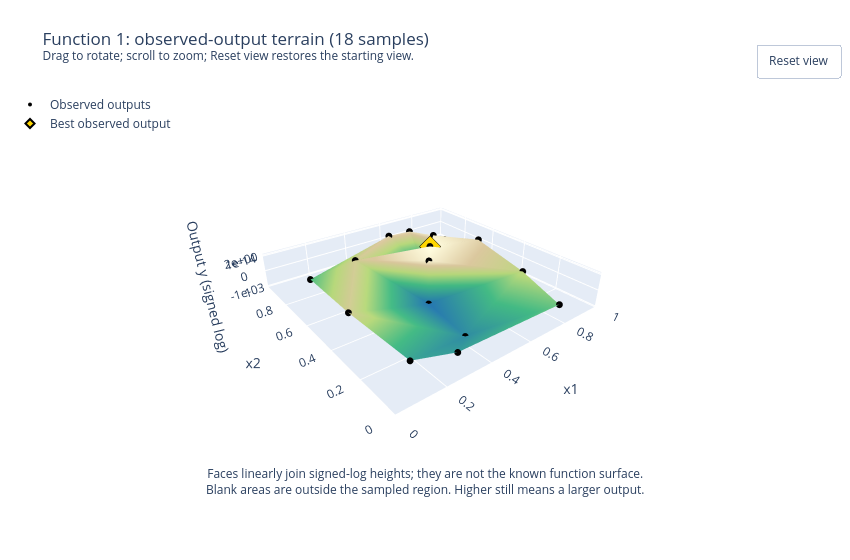

Notebook code cell kept with this figure:
### Code cell
# The terrain joins observed signed-log heights; it does not fit a model.
terrain_fig = plot_observed_terrain(
    review["inputs"].to_numpy(), review["outputs"].to_numpy(),
    title=f"Function {FUNCTION_NUMBER}: observed-output terrain ({len(review['data'])} samples)",
    heights=signed_log(review["outputs"].to_numpy(), scale=TERRAIN_SCALE),
    height_axis=dict(title="Output y (signed log)", tickmode="array",
        tickvals=signed_log(TERRAIN_TICKS, scale=TERRAIN_SCALE),
        ticktext=[f"{value:.0e}" if value else "0" for value in TERRAIN_TICKS]),
    height_description="signed-log heights", save_to=FIGURES_DIR / "observed-output-terrain.html",
    **TERRAIN_SETTINGS,
)
terrain_fig.show(config={**PLOT_CONFIG, "responsive": TERRAIN_SETTINGS["width"] is None})

### Figure 1 — Plotly figure (JSON) as saved in the notebook; plotly's stock layout.template omitted (floating-point values rounded to 4 significant figures)
{"data": [{"colorscale": [[0, "#2475b0"], [0.4, "#42b983"], [0.65, "#b6d77a"], [0.85, "#d9c69c"], [1, "#fffde0"]], "flatshading": true, "hoverinfo": "skip", "i": [11, 3, 3, 0, 0, 0, 5, 6, 10, 3, 5, 10, 0, 9, 16, 16, 2, 4, 2, 1, 7, 16, 17, 17, 2], "intensity": [121.1, 154.0, 184.9, 76.52, -197.6, -146.3, -109.3, 160.4, 119.6, 152.8, -197.7, -91.61, 0.4732, -28.98, -106.1, 186.3, 200.3, 200.3], "intensitymode": "vertex", "j": [5, 9, 5, 1, 13, 4, 6, 5, 3, 10, 10, 0, 10, 16, 0, 4, 9, 7, 7, 7, 2, 17, 2, 16, 17], "k": [8, 15, 12, 13, 8, 1, 12, 11, 15, 5, 8, 8, 15, 15, 15, 0, 14, 1, 4, 14, 14, 4, 4, 9, 9], "name": "Joined observations", "showscale": false, "type": "mesh3d", "x": [0.3194, 0.5743, 0.731, 0.8404, 0.6501, 0.4104, 0.3127, 0.6834, 0.08251, 0.8839, 0.4684, 0.1531, 0.7819, 0.1295, 0.9121, 0.5379, 0.6279, 0.6282], "y": [0.763, 0.8799, 0.733, 0.2647, 0.6815, 0.1476, 0.07872, 0.8611, 0.4035, 0.5823, 0.4354, 0.134, 0.02561, 0.8222, 0.8618, 0.5222, 0.629, 0.6292], "z": [121.1, 154.0, 184.9, 76.52, -197.6, -146.3, -109.3, 160.4, 119.6, 152.8, -197.7, -91.61, 0.4732, -28.98, -106.1, 186.3, 200.3, 200.3]}, {"customdata": [1.323e-79, 1.033e-46, 7.711e-16, 3.342e-124, -0.003606, -2.159e-54, -2.089e-91, 2.535e-40, 3.607e-81, 6.23e-48, -0.005509, -4.058e-109, 1.973e-200, -9.546e-172, -1.386e-94, 2.171e-14, 1.997, 1.997], "hovertemplate": "x1=%{x:.4f}<br>x2=%{y:.4f}<br>Output y=%{customdata:.3e}<extra></extra>", "marker": {"color": "black", "size": 4}, "mode": "markers", "name": "Observed outputs", "type": "scatter3d", "x": [0.3194, 0.5743, 0.731, 0.8404, 0.6501, 0.4104, 0.3127, 0.6834, 0.08251, 0.8839, 0.4684, 0.1531, 0.7819, 0.1295, 0.9121, 0.5379, 0.6279, 0.6282], "y": [0.763, 0.8799, 0.733, 0.2647, 0.6815, 0.1476, 0.07872, 0.8611, 0.4035, 0.5823, 0.4354, 0.134, 0.02561, 0.8222, 0.8618, 0.5222, 0.629, 0.6292], "z": [121.1, 154.0, 184.9, 76.52, -197.6, -146.3, -109.3, 160.4, 119.6, 152.8, -197.7, -91.61, 0.4732, -28.98, -106.1, 186.3, 200.3, 200.3]}, {"customdata": [1.997], "hovertemplate": "Best observed output: %{customdata:.3e}<extra></extra>", "marker": {"color": "gold", "line": {"color": "black", "width": 2}, "size": 7, "symbol": "diamond"}, "mode": "markers", "name": "Best observed output", "type": "scatter3d", "x": [0.6282], "y": [0.6292], "z": [200.3]}], "layout": {"annotations": [{"showarrow": false, "text": "Faces linearly join signed-log heights; they are not the known function surface.<br>Blank areas are outside the sampled region. Higher still means a larger output.", "x": 0.5, "xref": "paper", "y": -0.08, "yref": "paper"}], "autosize": false, "height": 560, "legend": {"x": 0, "y": 1}, "margin": {"b": 90, "l": 10, "r": 10, "t": 90}, "scene": {"aspectmode": "manual", "aspectratio": {"x": 1, "y": 1, "z": 0.16}, "camera": {"center": {"x": 0, "y": 0, "z": 0}, "eye": {"x": -1.05, "y": -1.35, "z": 0.9}, "projection": {"type": "perspective"}, "up": {"x": 0, "y": 0, "z": 1}}, "dragmode": "orbit", "xaxis": {"range": [0, 1], "title": {"text": "x1"}}, "yaxis": {"range": [0, 1], "title": {"text": "x2"}}, "zaxis": {"tickmode": "array", "ticktext": ["-1e-03", "0", "1e-14", "2e+00"], "tickvals": [-197.0, 0.0, 186.0, 200.3], "title": {"text": "Output y (signed log)"}}}, "title": {"text": "Function 1: observed-output terrain (18 samples)<br><sup>Drag to rotate; scroll to zoom; Reset view restores the starting view.</sup>"}, "updatemenus": [{"buttons": [{"args": [{"scene.camera": {"center": {"x": 0, "y": 0, "z": 0}, "eye": {"x": -1.05, "y": -1.35, "z": 0.9}, "projection": {"type": "perspective"}, "up": {"x": 0, "y": 0, "z": 1}}}], "label": "Reset view", "method": "relayout"}], "showactive": false, "type": "buttons", "x": 1, "xanchor": "right", "y": 1.12, "yanchor": "top"}], "width": 850}}
